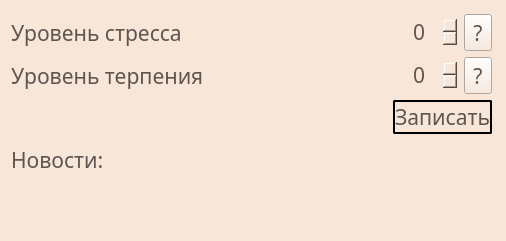
<?xml version="1.0" encoding="UTF-8"?>
<ui version="4.0">
 <class>MainWindow</class>
 <widget class="QMainWindow" name="MainWindow">
  <property name="geometry">
   <rect>
    <x>0</x>
    <y>0</y>
    <width>506</width>
    <height>241</height>
   </rect>
  </property>
  <property name="windowTitle">
   <string>MainWindow</string>
  </property>
  <property name="styleSheet">
   <string notr="true">QWidget {
	color: #5E5550;
	background-color: #F8E6D8;
	font-family: Rubik;
	font-size: 16pt;
	font-weight: 300;
}

QSpinBox {
	border: none;
}

QPushButton:hover {
	color: #F8E6D8;
	background-color:  #5E5550;
}

QPushButton:pressed {
	background-color: #888;
}</string>
  </property>
  <widget class="QWidget" name="MainWidget">
   <property name="cursor">
    <cursorShape>ArrowCursor</cursorShape>
   </property>
   <property name="mouseTracking">
    <bool>false</bool>
   </property>
   <property name="window title" stdset="0">
    <string>qw</string>
   </property>
   <widget class="QWidget" name="layoutWidget">
    <property name="geometry">
     <rect>
      <x>11</x>
      <y>14</y>
      <width>481</width>
      <height>211</height>
     </rect>
    </property>
    <layout class="QVBoxLayout" name="all_objects_vertical_layout">
     <item>
      <layout class="QHBoxLayout" name="stress_line_layout">
       <item>
        <widget class="QLabel" name="stress_label">
         <property name="font">
          <font>
           <family>Rubik</family>
           <pointsize>16</pointsize>
           <weight>37</weight>
           <bold>false</bold>
          </font>
         </property>
         <property name="text">
          <string>Уровень стресса</string>
         </property>
         <property name="scaledContents">
          <bool>true</bool>
         </property>
        </widget>
       </item>
       <item alignment="Qt::AlignRight">
        <widget class="QSpinBox" name="stress_spinBox">
         <property name="styleSheet">
          <string notr="true"/>
         </property>
        </widget>
       </item>
       <item>
        <widget class="QToolButton" name="stress_menu">
         <property name="text">
          <string>?</string>
         </property>
        </widget>
       </item>
      </layout>
     </item>
     <item>
      <layout class="QHBoxLayout" name="patience_line_layout">
       <item>
        <widget class="QLabel" name="patience_label">
         <property name="text">
          <string>Уровень терпения</string>
         </property>
         <property name="scaledContents">
          <bool>true</bool>
         </property>
        </widget>
       </item>
       <item alignment="Qt::AlignRight">
        <widget class="QSpinBox" name="patiense_spinBox"/>
       </item>
       <item>
        <widget class="QToolButton" name="patience_menu">
         <property name="text">
          <string>?</string>
         </property>
        </widget>
       </item>
      </layout>
     </item>
     <item alignment="Qt::AlignRight">
      <widget class="QPushButton" name="write_button">
       <property name="styleSheet">
        <string notr="true">border: 2px solid;
border-radius: 2px;
font: 14pt &quot;Nirmala UI&quot;;</string>
       </property>
       <property name="text">
        <string>Записать</string>
       </property>
      </widget>
     </item>
     <item>
      <widget class="QLabel" name="news_title_label">
       <property name="styleSheet">
        <string notr="true">font: 20pt &quot;Nirmala UI&quot;;</string>
       </property>
       <property name="text">
        <string>Новости:</string>
       </property>
       <property name="scaledContents">
        <bool>true</bool>
       </property>
      </widget>
     </item>
     <item>
      <widget class="QLabel" name="news_label_1">
       <property name="enabled">
        <bool>true</bool>
       </property>
       <property name="font">
        <font>
         <family>Rubik</family>
         <pointsize>16</pointsize>
         <weight>37</weight>
         <bold>false</bold>
        </font>
       </property>
       <property name="text">
        <string/>
       </property>
       <property name="scaledContents">
        <bool>true</bool>
       </property>
      </widget>
     </item>
    </layout>
   </widget>
  </widget>
 </widget>
 <resources/>
 <connections/>
</ui>
